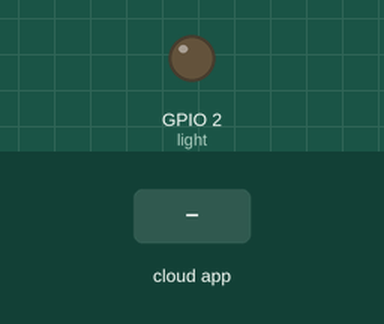
Simulated run of this sketch. Board: ESP32. On the bench: output pins drawn as LEDs (lit = HIGH). The test bench sets the inputs (shaded band). WiFi joins after 1.5 s; servers stay silent unless stated; no MQTT or app messages arrive unless stated; what the sketch prints to the serial monitor is not drawn.

Above: at 2.7 s.
2.8 s: the phone or cloud app sets IOT_Toggle to 1
At 3.6 s:
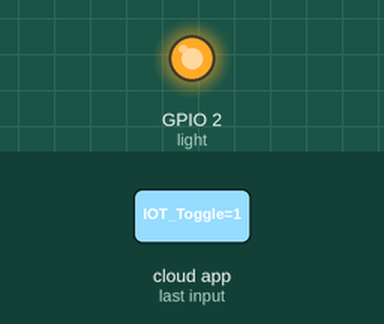
4.3 s: the phone or cloud app sets IOT_Toggle to 0
At 5.0 s:
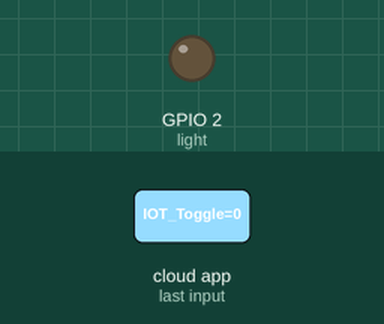
Timing chart, 0 to 7.3 s (numbered marks = the images above; inputs shaded):
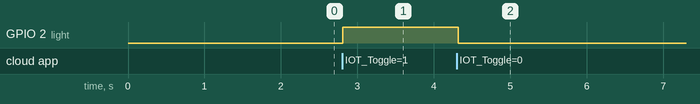

The sketch:

MQTT_LED.ino
```cpp
#include <WiFi.h>
#include "Adafruit_MQTT.h"
#include "Adafruit_MQTT_Client.h"


/************************* WiFi Access Point *********************************/
#define light 2
#define WLAN_SSID       "Realme"
#define WLAN_PASS       "12345678"

/************************* Adafruit.io Setup *********************************/

#define AIO_SERVER      "io.adafruit.com"
#define AIO_SERVERPORT  1883                   // use 8883 for SSL

#define AIO_USERNAME    "Nishant_Jethwa"
#define AIO_KEY         "663a141f9fb04b95a1470cbcb26a0839"

/************ Global State (you don't need to change this!) ******************/

// Create an ESP8266 WiFiClient class to connect to the MQTT server.
WiFiClient client;
// or... use WiFiFlientSecure for SSL
//WiFiClientSecure client;

// Setup the MQTT client class by passing in the WiFi client and MQTT server and login details.
Adafruit_MQTT_Client mqtt(&client, AIO_SERVER, AIO_SERVERPORT, AIO_USERNAME, AIO_KEY);

/****************************** Feeds ***************************************/

// Setup a feed called 'photocell' for publishing.
// Notice MQTT paths for AIO follow the form: <username>/feeds/<feedname>
Adafruit_MQTT_Publish photocell = Adafruit_MQTT_Publish(&mqtt, AIO_USERNAME "/feeds/photocell");

// Setup a feed called 'onoff' for subscribing to changes.
Adafruit_MQTT_Subscribe onoffbutton = Adafruit_MQTT_Subscribe(&mqtt, AIO_USERNAME "/feeds/IOT_Toggle");

/*************************** Sketch Code ************************************/

// Bug workaround for Arduino 1.6.6, it seems to need a function declaration
// for some reason (only affects ESP8266, likely an arduino-builder bug).
void MQTT_connect();

void setup() {
  Serial.begin(115200);
  delay(10);
  pinMode(light,OUTPUT);
  Serial.println(F("Adafruit MQTT demo"));

  // Connect to WiFi access point.
  Serial.println(); Serial.println();
  Serial.print("Connecting to ");
  Serial.println(WLAN_SSID);

  WiFi.begin(WLAN_SSID, WLAN_PASS);
  while (WiFi.status() != WL_CONNECTED) {
    delay(500);
    Serial.print(".");
  }
  Serial.println();

  Serial.println("WiFi connected");
  Serial.println("IP address: "); Serial.println(WiFi.localIP());

  // Setup MQTT subscription for onoff feed.
  mqtt.subscribe(&onoffbutton);
}

uint32_t x=0;

void loop() {
  // Ensure the connection to the MQTT server is alive (this will make the first
  // connection and automatically reconnect when disconnected).  See the MQTT_connect
  // function definition further below.
  MQTT_connect();

  // this is our 'wait for incoming subscription packets' busy subloop
  // try to spend your time here

  Adafruit_MQTT_Subscribe *subscription;
  while ((subscription = mqtt.readSubscription(5000))) {
    if (subscription == &onoffbutton) {
      Serial.print(F("Got: "));
      Serial.println((char *)onoffbutton.lastread);

      String light_status = (char *)onoffbutton.lastread;
      Serial.print("light_status : " + light_status);
      if(light_status == "1"){
        digitalWrite(light,HIGH);
        }
        else{
           digitalWrite(light,LOW);
          }
    }
  }

  // Now we can publish stuff!
  Serial.print(F("\nSending photocell val "));
  Serial.print(x);
  Serial.print("...");
  if (! photocell.publish(x++)) {
    Serial.println(F("Failed"));
  } else {
    Serial.println(F("OK!"));
  }

  // ping the server to keep the mqtt connection alive
  // NOT required if you are publishing once every KEEPALIVE seconds
  /*
  if(! mqtt.ping()) {
    mqtt.disconnect();
  }
  */
}

// Function to connect and reconnect as necessary to the MQTT server.
// Should be called in the loop function and it will take care if connecting.
void MQTT_connect() {
  int8_t ret;

  // Stop if already connected.
  if (mqtt.connected()) {
    return;
  }

  Serial.print("Connecting to MQTT... ");

  uint8_t retries = 3;
  while ((ret = mqtt.connect()) != 0) { // connect will return 0 for connected
       Serial.println(mqtt.connectErrorString(ret));
       Serial.println("Retrying MQTT connection in 5 seconds...");
       mqtt.disconnect();
       delay(5000);  // wait 5 seconds
       retries--;
       if (retries == 0) {
         // basically die and wait for WDT to reset me
         while (1);
       }
  }
  Serial.println("MQTT Connected!");
}
```

Measured:
- after the input at 2.8 s, GPIO 2 (light): LOW → HIGH at once
- after the input at 4.3 s, GPIO 2 (light): HIGH → LOW at once
